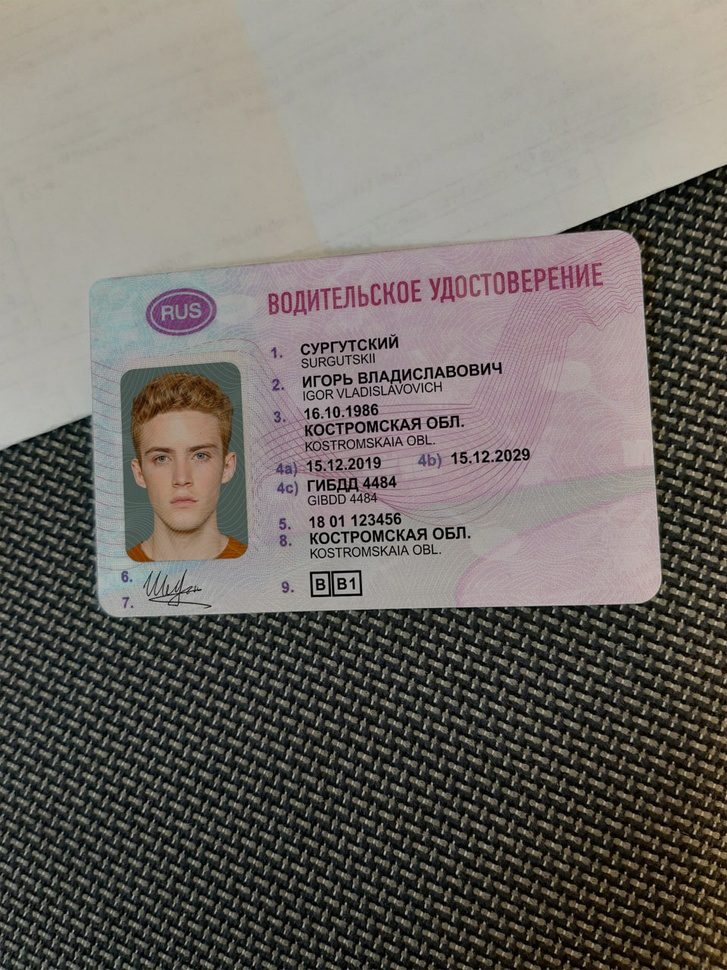
#> input picture assets/templates/driver_license_ru_01/examples/01.jpg, 727 x 970 px, shrunk from 960 x 1280 before the run
$ python -i cv2_utils.py   (imports and definitions only)
#> lines starting #> are read from the running program, lines starting #| are printed output that depends on the picture
#> further down, picture is the input picture: shape (970, 727, 3); mean B, G, R 102, 107.5, 112.2
import cv2


def remove_noise(img):
    # blur
    blur = cv2.GaussianBlur(img, (0, 0), sigmaX=33, sigmaY=33)
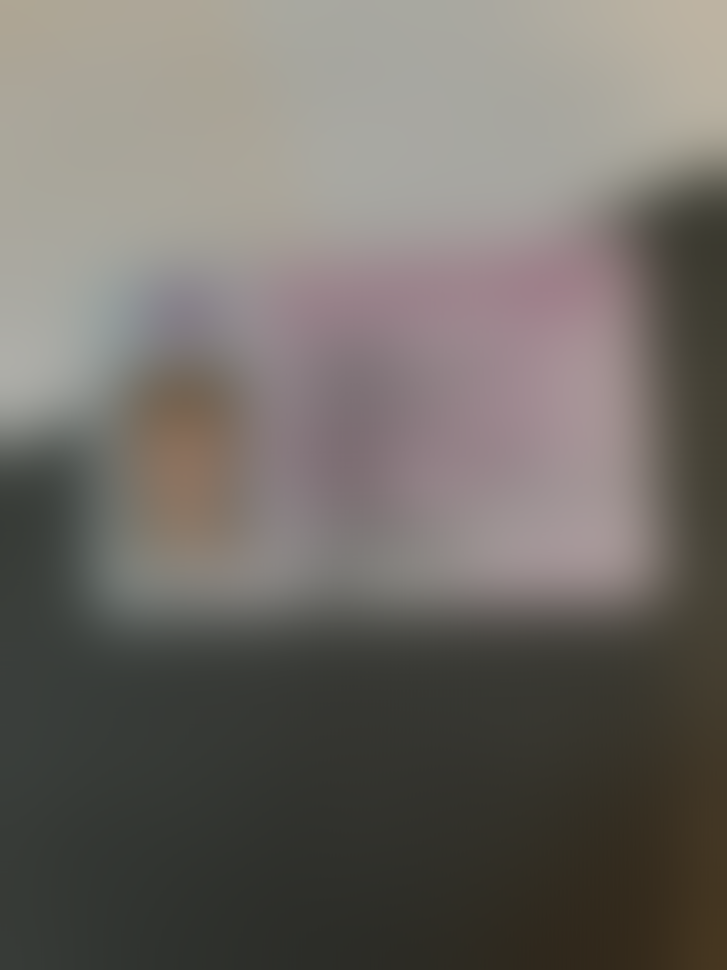
#> blur: shape (970, 727, 3); mean B, G, R 102, 107.5, 112.2

    # divide
    divide = cv2.divide(img, blur, scale=255)
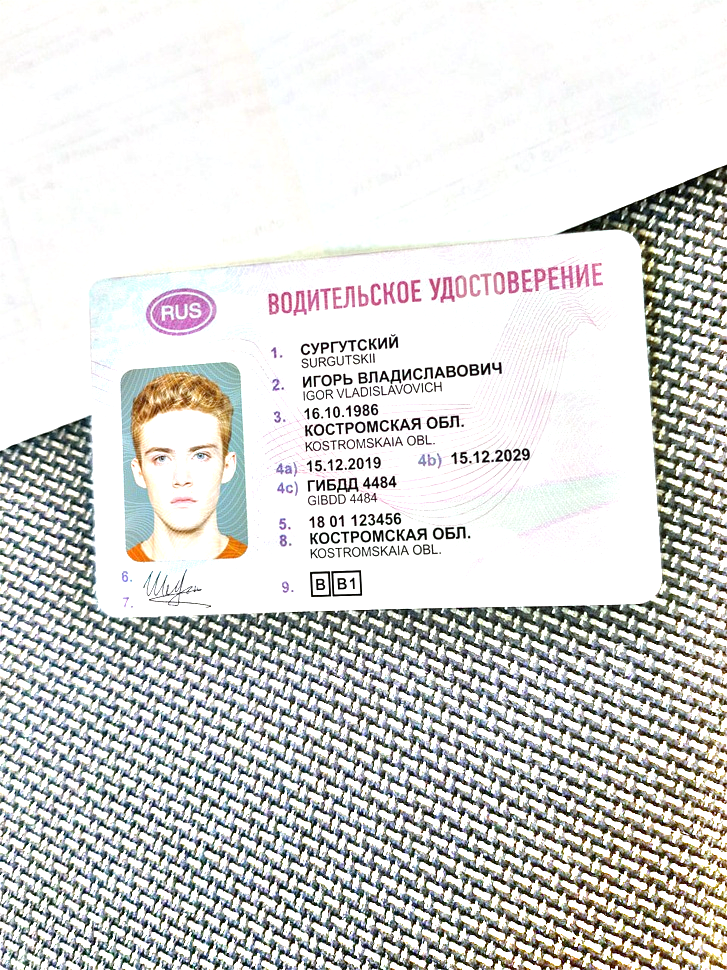
#> divide: shape (970, 727, 3); mean B, G, R 210.7, 212.7, 212.3

    # otsu threshold
#> (the run stopped early here; a loop or call above may not have finished)
